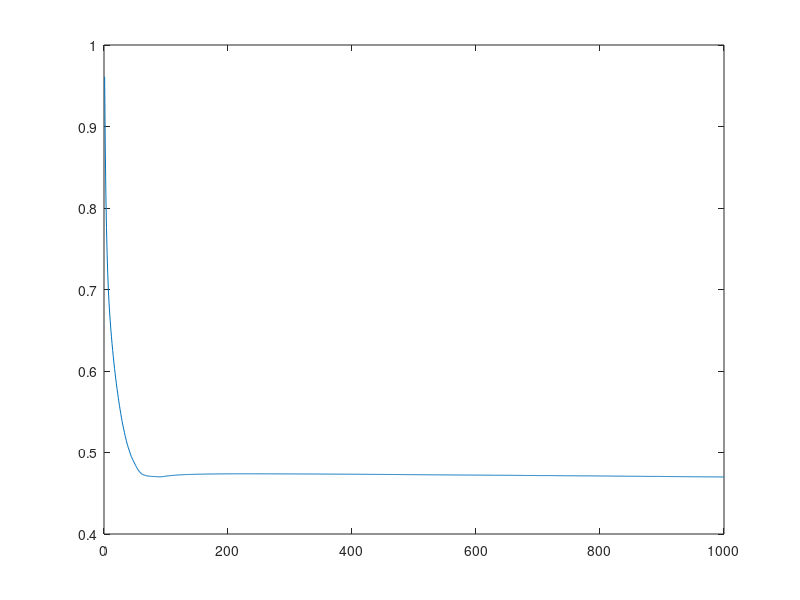

The MATLAB source for this figure:
% function [ W, res] = delta_rule_RBF( X, F, centers, sigma, nb_epochs, eta )
%UNTITLED5 Compute the weigths according to the delta rule approach
%   Detailed explanation goes here
% phi_compute;
clc; clear all; close all;
X = 0:1/10:2*pi;
X = X';
F = sin(2*X);
centers = [0;pi/17; pi/9; 2*pi/6; 2*pi/8; pi/2];
sigma = 0.4;
nb_epochs = 1000;
eta = 0.01;

nb_units = length(centers);   %n in the assignment
nb_obs = size(X,1);         %N in the assignment
phi= zeros(nb_obs,nb_units);
for ii = 1:nb_units
    phi(:,ii)=exp(-(X-centers(ii)).^2/(2*sigma^2));
end


% phi = phi_compute(X, centers, sigma);
nb_units = length(centers);
nb_obs = length(X);
W = normrnd(0.0,1.0,nb_units,1);   %initialization
error = zeros(1,nb_epochs);
for ii = 1:nb_epochs
    data=[X F phi];
    data=data(randperm(size(data,1)),:);   %randomly shuffle the data
    X=data(:,1);
    F = data(:, 2);
    phi = data(:, 3:end);
    for kk =1:nb_obs
        delta_W = eta * (F(kk) - phi(kk,:)*W) * phi(kk,:)';
        W = W + delta_W;
    end
    error(ii) = mean(abs(F - phi*W));
end
% XX = 0:1/10:2*pi;
% XX = XX';
% FF = sin(2*X);
% 
% figure(1)
% plot(X,FF)
% hold on
% plot(X, phi*W)
 figure(2)
% hold on
 plot(error) %(uncomment to plot the error)
 

% end